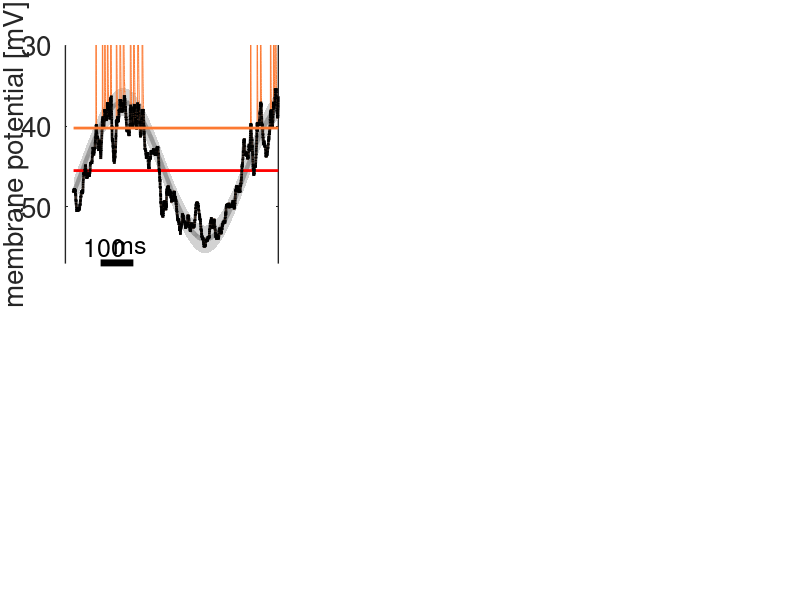

Recreate this plot in MATLAB. (Note: this script raises an error after producing the figure.)
% script for creating Fig. 7

close all
clearvars
cd(fileparts(which(mfilename)));
addpath('../functions/');

font_size = 20;
ABC_size = 30;
math_size = 21;

yellow = [255 215 0]/255;
red = [1 .3 .3];
white = [1 1 1];
cell_color = [30 144 255]/255;
grey = [.84 .84 .84];

mpdistColor = [127 127 127]/255;
spikeColor = 0.66*red+0.33*yellow;

legendColor = [1 0 .0];
light_orange = 0.33*mpdistColor+0.66*white;
firingrateColor = [0 0 0];
firingratefitColor = [.5 .5 .5];

width_A = 280;
width_B = 250;
gapx1 = 170;
height_up = 150;
height_dn = 80;
gapy1 = 35;
gapy2plus = 20;
height_B = height_dn+gapy1+height_up+gapy2plus;
gapx2 = 105;
width_C = (width_A+gapx1+width_B-gapx2)/2;
width_Cplus = 25;
height_C = 250;
gapy2 = 120;
gapx3 = 40;
width_legend = 225;
legend_yshift = 20;
mtop = 58;
mbottom = 70;
mright = 0;
mleft = 87;
figure_width = mleft+width_A+gapx1+width_B+gapx3+width_legend+mright;
figure_height = mbottom+height_B+gapy2+height_C+mtop;
set(gcf,'unit','pixel','position',[0 0 figure_width figure_height])
set(gcf,'color','white')

% panel A

axes_position = [mleft mbottom+height_C+gapy2 width_A height_B];
axes('unit','pixel','position',axes_position)
set(gca,'FontName','Helvetica','fontsize',font_size,'linewidth',1)

plot([])
hold on

% load raw membrane potential data for illustration
load('MP_data_for_illustration.mat','u_raw','u_gen')

NC = 6; % number of cycles
TC = 0.5; % time duration of a single cycle
ST = NC*TC; % time duration of the stimulus
L = length(u_raw);
dt = ST/(L-1);
time = 0:dt:ST;
k = 1.25;
t1 = 0.325;
n1 = round(t1/dt)+1;
nk = round(k*TC/dt);
n2 = n1+nk;

A = 8.5;
xx = time(n1:n2);
DC = mean(u_gen(n1:n2));
yy = DC+A*sin(2*pi*xx/TC+1.87);

error = u_gen(n1:n2)'-yy;
lower_error = error(yy < DC);
error_std = std(lower_error);

fill([time(n1:n2),fliplr(time(n1:n2))],[yy+error_std,fliplr(yy-error_std)],light_orange,'edgecolor','none')

plot(xx,yy,'color',mpdistColor,'linewidth',3)
plot([time(n1) time(n2)],[DC DC],'linestyle','-','color',legendColor,'linewidth',2)

plot(time(n1:n2),u_raw(n1:n2),'color',spikeColor)
plot(time(n1:n2),u_gen(n1:n2),'k','linewidth',2)

set(gca,'linewidth',1,'FontName','Helvetica','fontsize',font_size)
set(gca,'xcolor','w')
set(gca,'xlim',[t1-0.025 t1+k*TC])
set(gca,'ylim',[-57 -30],'ytick',-100:10:0)

ylab = ylabel('membrane potential [mV]','FontName','Helvetica','fontsize',font_size);
set(ylab, 'position', get(ylab,'position')-[0.01,0,0]);

threshold = -40.2429; % [mV]

plot([time(n1) time(n2)],[threshold threshold],'linestyle','-','color',spikeColor,'linewidth',2)

tunit = 100/1000;
thalf = (t1+t1+k*TC)/2;
shift = -180/1000;
line([thalf-tunit/2 thalf+tunit/2]+shift,[min(u_gen) min(u_gen)],'linewidth',5,'color','k')
text(thalf+shift-0.038,min(u_gen)+2.0,'100','Fontname','Helvetica','fontsize',math_size-3,'horizontalalignment','center')
text(thalf+shift+0.040,min(u_gen)+2.0,'ms','Fontname','Helvetica','fontsize',math_size-3,'horizontalalignment','center')

arrow_x = t1+k*TC+0.025;
arrow([arrow_x DC],[arrow_x DC+A],'Color',legendColor,'width',2,'tipangle',27,'length',11.5)
arrow([arrow_x DC],[arrow_x DC-A],'Color',legendColor,'width',2,'tipangle',27,'length',11.5)

text(arrow_x+0.035,DC,'2','FontName','Helvetica','fontsize',math_size,'horizontalalignment','center','color',legendColor)
text(arrow_x+0.065,DC,'u','FontName','Helvetica','fontsize',math_size,'horizontalalignment','center','color',legendColor)
text(arrow_x+0.105,DC-0.46,'AC','FontName','Helvetica','fontsize',math_size-6,'horizontalalignment','center','color',legendColor)

arrow_x = thalf+0.09;
arrow_y = DC-A;
arrow_length = 12;
arrow([arrow_x arrow_y+2.6*error_std],[arrow_x arrow_y+error_std],'Color',legendColor,'width',2,'tipangle',27,'length',11.5)
arrow([arrow_x arrow_y-2.5*error_std],[arrow_x arrow_y-error_std],'Color',legendColor,'width',2,'tipangle',27,'length',11.5)

text(arrow_x+0.044,arrow_y-1.75*error_std,'$$\pm$$','FontName','Helvetica','fontsize',math_size,'interpreter','LaTex','horizontalalignment','center','color',legendColor)
text(arrow_x+0.088,arrow_y-1.71*error_std,'$$\sigma$$','FontName','Helvetica','fontsize',math_size+5,'interpreter','LaTex','horizontalalignment','center','color',legendColor)

label_x = thalf+0.025;
yshift = 1.55;

text(label_x+0.045,threshold+yshift,'u','FontName','Helvetica','fontsize',math_size,'horizontalalignment','center','color',legendColor)
text(label_x+0.077,threshold+yshift-0.46,'th','FontName','Helvetica','fontsize',math_size-6,'horizontalalignment','center','color',legendColor)

text(label_x+0.045,DC+yshift,'u','FontName','Helvetica','fontsize',math_size,'horizontalalignment','center','color',legendColor)
text(label_x+0.087,DC+yshift-0.47,'DC','FontName','Helvetica','fontsize',math_size-6,'horizontalalignment','center','color',legendColor)

text(-0.233,1.125,'A','fontname','Helvetica','fontweight','bold','fontsize',ABC_size,'units','normalized')

% panel B dn (histograms)

axes_position = [mleft+width_A+gapx1 mbottom+height_C+gapy2+gapy2plus width_B height_dn];
axes('unit','pixel','position',axes_position)
set(gca,'FontName','Helvetica','fontsize',font_size,'linewidth',1)

tbin_ms = 10;
thin_line = 1.5;
thick_line = 3;
dt = 8.0550e-05;

% load spike counting data for illustration
load('SP_data_for_illustration.mat','dt','umin','umax','du','UBIN_CENTERS','tbin','nbin','U_HIST','SP1_HIST')

plot([])
hold on

normhist_U = U_HIST/sum(U_HIST);
normhist_SP1 = SP1_HIST/sum(SP1_HIST);

xx = [UBIN_CENTERS-du/2,UBIN_CENTERS(end)+du/2]; xx = [xx;xx]; xx = xx(:);

yy = [normhist_U;normhist_U]; yy = yy(:); yy = [0;yy;0];
p1 = area(xx,yy,'faceColor',mpdistColor,'edgecolor',mpdistColor,'linewidth',2);
set(p1,'facealpha',.2) 

yy_sp1 = [normhist_SP1;normhist_SP1]; yy_sp1 = yy_sp1(:); yy_sp1 = [0;yy_sp1;0];
p2 = area(xx(40:62),yy_sp1(40:62),'faceColor',spikeColor,'edgecolor',spikeColor,'linewidth',2);
set(p2,'facealpha',.2)

xmin = -62;
xmax = -33;
xlim([xmin xmax]);
ymax = 1.1*max(max(normhist_U),max(normhist_SP1));
ylim([0 ymax]);
set(gca,'ytick',[])

xlabel('membrane potential [mV]','FontName','Helvetica','fontsize',font_size)
text(-67.55,-0.01,'normalized','FontName','Helvetica','fontsize',font_size,'rotation',90)
text(-64.9,0.045,'counts','FontName','Helvetica','fontsize',font_size,'rotation',90)

threshold = -44.8730;

plot([threshold threshold],[0 ymax],'color',spikeColor,'linewidth',2,'linestyle','-');

% panel gap

axes_position = [mleft+width_A+gapx1 mbottom+height_C+gapy2+height_dn+gapy2plus width_B gapy1];
axes('unit','pixel','position',axes_position)
set(gca,'FontName','Helvetica','fontsize',font_size,'linewidth',1)

plot([threshold threshold],[0 1],'color',spikeColor,'linewidth',2,'linestyle','-');

xmin = -62;
xmax = -33;
xlim([xmin xmax]);

ylim([0 1])

axis off

% panel B up

axes_position = [mleft+width_A+gapx1 mbottom+height_C+gapy2+height_dn+gapy1+gapy2plus width_B height_up];
axes('unit','pixel','position',axes_position)
set(gca,'FontName','Helvetica','fontsize',font_size,'linewidth',1)

plot([])
hold on

FRNL = SP1_HIST./U_HIST/tbin;
FRNL_max = max(FRNL);

FRNL(U_HIST<30) = NaN;

FRNL_ERR = sqrt(SP1_HIST.*(U_HIST-SP1_HIST)./U_HIST)./U_HIST/tbin;
FRNL_ERR(U_HIST<30) = NaN;
FRNL_ERR = 2*FRNL_ERR;

kappa_values = [1 2];
prefactor_values = [];
for k = 1:length(kappa_values)
    unnorm_R = (UBIN_CENTERS-threshold).^kappa_values(k);
    unnorm_R(UBIN_CENTERS < threshold) = 0;
    prefactor_values(end+1) = sum(SP1_HIST)/tbin/sum(U_HIST.*unnorm_R); 
end
 
xmin = -62;
xmax = -33;
xlim([xmin xmax]);
set(gca,'xticklabel',[])

ymax = 100;
ylim([0 ymax]);
set(gca,'ytick',0:25:ymax)

ylabel(' firing rate [Hz]','FontName','Helvetica','fontsize',font_size)

F1 = FRNL-FRNL_ERR;
F2 = FRNL+FRNL_ERR;
F1 = F1(6:28);
F2 = F2(6:28);
UU = UBIN_CENTERS(6:28);
p3 = fill([UU,fliplr(UU)],[F1,fliplr(F2)],[.75 .75 .75],'edgecolor','none');
set(p3,'facealpha',.5)

xxx = linspace(xmin,xmax,100);
for k = 1:length(kappa_values)
    kappa = kappa_values(k);
    prefactor = prefactor_values(k);
    yyy = prefactor*(xxx-threshold).^kappa;
    yyy(xxx < threshold) = 0;
    plot(xxx,yyy,'color',legendColor,'linewidth',thin_line,'linestyle','-')
end

plot(UBIN_CENTERS,FRNL,'color',firingrateColor,'linewidth',thick_line,'linestyle','-')

plot([threshold threshold],[0 ymax],'color',spikeColor,'linewidth',2,'linestyle','-');

text(threshold-0.8,ymax+11,'u','FontName','Helvetica','fontsize',math_size,'horizontalalignment','center','color',spikeColor)
text(threshold+0.85,ymax+8,'th','FontName','Helvetica','fontsize',math_size-6,'horizontalalignment','center','color',spikeColor)

text(-35,ymax+10,'$$\kappa_1$$','FontName','Helvetica','fontsize',math_size,'interpreter','LaTex','horizontalalignment','center','color',legendColor)
text(-38.5,ymax+10,'$$\kappa_2$$','FontName','Helvetica','fontsize',math_size,'interpreter','LaTex','horizontalalignment','center','color',legendColor)

text(-0.345,1.22,'B','fontname','Helvetica','fontweight','bold','fontsize',ABC_size,'units','normalized')

% panel C

axes_position = [mleft mbottom width_C+width_Cplus height_C];
axes('unit','pixel','position',axes_position)
set(gca,'FontName','Helvetica','fontsize',font_size,'linewidth',1)

plot([])
hold on

% load neural data fitting results
load('c100_segments.mat');

xrange = [0 0.6];
yrange = [0 0.95];

load('results.mat');

DC_c100 = [-46.7742556175103;-42.3531879290987;-47.2701417902820;-36.9291760170919];

DC_values = DC_c100;
AC_values = zeros(1,4);
noise_values = zeros(1,4);
nonlinth_values = zeros(1,4);

for n = 1:4
    cell_AC = [];
    cell_noise = [];
    for i = 1:length(segment)
        if segment(i).cell_index == n  
            cell_AC = [cell_AC segment(i).sinfit_AC];
            cell_noise = [cell_noise segment(i).lowernoise_20ms];
            cell_nonlinth = segment(i).nonlinth;
        end
    end
    AC_values(n) = max(cell_AC);
    noise_values(n) = mean(cell_noise);
    nonlinth_values(n) = cell_nonlinth;
end

hold on
set(gca,'FontName','Helvetica','fontsize',font_size)
set(gca,'xlim',xrange,'ylim',yrange,'fontsize',font_size,'linewidth',1.5)

title({'representational untangling',''})

V0 = -60; V1 = 12;

sigma_values = 1.5:0.5:7;

load('kappa12_ranges_data.mat','THMIN90','THMAX90')

y1 = THMIN90(1,:);
y2 = THMAX90(2,:);
fill([sigma_values,fliplr(sigma_values)]/V1,[y1-V0,fliplr(y2)-V0]/V1,grey,'edgecolor','none')
set(gca,'layer','top') 

for n = 1:4
    x = noise_values(n)/AC_values(n);
    y = (nonlinth_values(n)-DC_values(n))/AC_values(n);
    scatter(x,y,200,cell_color,'filled')
end

xlabel('noise-to-signal ratio','FontName','Helvetica','fontsize',font_size)
ylab = ylabel('normalized threshold','FontName','Helvetica','fontsize',font_size)
set(ylab, 'position', get(ylab,'position')-[0.01,0,0]);

text(-0.205,1.175,'C','fontname','Helvetica','fontweight','bold','fontsize',ABC_size,'units','normalized')

axes_position = [mleft+0.15*width_C mbottom+0.7*height_C 0.4*width_C 0.3*height_C];
axes('unit','pixel','position',axes_position)
set(gca,'FontName','Helvetica','fontsize',font_size,'linewidth',1)

hold on
fill([sigma_values,fliplr(sigma_values)]/V1,[y1-V0,fliplr(y2)-V0]/V1,grey,'edgecolor','none')
set(gca,'xlim',[0 .6],'xtick',0:.1:.6,'xticklabel',[])
set(gca,'ylim',[-2 3],'ytick',-2:1:3,'yticklabel',[])
set(gca,'layer','top')

text(-0.03,-2,'-2','fontname','Helvetica','fontsize',13,'HorizontalAlignment','right')
text(-0.03,0,'0','fontname','Helvetica','fontsize',13,'HorizontalAlignment','right')
text(-0.03,3,'3','fontname','Helvetica','fontsize',13,'HorizontalAlignment','right')
text(0.1,-2.6,'0.1','fontname','Helvetica','fontsize',13,'HorizontalAlignment','center')
text(0.6,-2.6,'0.6','fontname','Helvetica','fontsize',13,'HorizontalAlignment','center')

all_points = 0;
grey_region = 0;

for i1 = 1:4
DC = DC_values(i1);
for i2 = 1:4
AC = AC_values(i2);
for i3 = 1:4
noise = noise_values(i3);
for i4 = 1:4
nonlinth = nonlinth_values(i4);
x = noise/AC;
y = (nonlinth-DC)/AC;
if ~((i1 == i2) && (i2 == i3) && (i3 == i4))
    if x < 0.6
        scatter(x,y,5,'k','filled')
        all_points = all_points+1;
        [~,closest] = min(abs(x-sigma_values/V1));
        if ((y1(closest)-V0)/V1 <= y) && (y <= (y2(closest)-V0)/V1)
           grey_region = grey_region+1;
        end
    end
end
end
end
end
end

% panel D

load('script_2d_Bayes_MP_data','noise_values','FC_OPT','K')
Bayes_noise_values = noise_values;
Bayes_MPFC = FC_OPT;
Bayes_MPFC(1:3) = 1;
Bayes_MPFC90 = 1/K+.9*(Bayes_MPFC-1/K);
TH90 = NaN*noise_values;
noise_strings = {'1d8','2d4','3d0','3d6','4d2','4d8','5d4','6d0','6d6','7d2','7d8'};
for i = 1:length(noise_values)
    load(sprintf('script_2d_Bayes_noise%smV_data.mat',noise_strings{i}),'thresholds','FC_OPT')
    
    fprintf('noise = %gmV, OPT FC MAX = %g, level90 = %g, scan range: [%g,%g]\n',noise_values(i),Bayes_MPFC(i),Bayes_MPFC90(i),FC_OPT(1),FC_OPT(end))
    
    for j = 1:length(thresholds)
        if FC_OPT(j) < Bayes_MPFC90(i)
            threshold1 = thresholds(j-1);
            threshold2 = thresholds(j);
            fc1 = FC_OPT(j-1);
            fc2 = FC_OPT(j);
            TH90(i) = threshold1+(threshold2-threshold1)*(fc1-Bayes_MPFC90(i))/(fc1-fc2);
            break
        end
    end
end

axes_position = [mleft+width_C+gapx2 mbottom width_C+width_Cplus height_C];
axes('unit','pixel','position',axes_position)
set(gca,'FontName','Helvetica','fontsize',font_size,'linewidth',1)

plot([])
hold on

% load neural data fitting results
load('c100_segments.mat');

xrange = [0 0.6];
yrange = [0 0.95];

load('results.mat');

DC_c100 = [-46.7742556175103;-42.3531879290987;-47.2701417902820;-36.9291760170919];

DC_values = DC_c100;
AC_values = zeros(1,4);
noise_values = zeros(1,4);
nonlinth_values = zeros(1,4);

for n = 1:4
    cell_AC = [];
    cell_noise = [];
    for i = 1:length(segment)
        if segment(i).cell_index == n  
            cell_AC = [cell_AC segment(i).sinfit_AC];
            cell_noise = [cell_noise segment(i).lowernoise_20ms];
            cell_nonlinth = segment(i).nonlinth;
        end
    end
    AC_values(n) = max(cell_AC);
    noise_values(n) = mean(cell_noise);
    nonlinth_values(n) = cell_nonlinth;
end

hold on
set(gca,'FontName','Helvetica','fontsize',font_size)
set(gca,'xlim',xrange,'ylim',yrange,'fontsize',font_size,'linewidth',1.5)

title({'information maximization',''})

V0 = -60; V1 = 12;

sigma_values = 1.5:0.5:7;

load('kappa12_ranges_data.mat','THMIN90','THMAX90')

y1 = 0*Bayes_noise_values-100;
y2 = TH90;
fill([Bayes_noise_values,fliplr(Bayes_noise_values)]/V1,[y1-V0,fliplr(y2)-V0]/V1,grey,'edgecolor','none')
set(gca,'layer','top') 

for n = 1:4
    x = noise_values(n)/AC_values(n);
    y = (nonlinth_values(n)-DC_values(n))/AC_values(n);
    scatter(x,y,200,cell_color,'filled')
end

xlabel('noise-to-signal ratio','FontName','Helvetica','fontsize',font_size)

text(-0.113,1.175,'D','fontname','Helvetica','fontweight','bold','fontsize',ABC_size,'units','normalized')

axes_position = [mleft+width_C+gapx2+0.15*width_C mbottom+0.7*height_C 0.4*width_C 0.3*height_C];
axes('unit','pixel','position',axes_position)
set(gca,'FontName','Helvetica','fontsize',font_size,'linewidth',1)

hold on
fill([Bayes_noise_values,fliplr(Bayes_noise_values)]/V1,[y1-V0,fliplr(y2)-V0]/V1,grey,'edgecolor','none')
set(gca,'xlim',[0 .6],'xtick',0:.1:.6,'xticklabel',[])
set(gca,'ylim',[-2 3],'ytick',-2:1:3,'yticklabel',[])
set(gca,'layer','top')

text(-0.03,-2,'-2','fontname','Helvetica','fontsize',13,'HorizontalAlignment','right')
text(-0.03,0,'0','fontname','Helvetica','fontsize',13,'HorizontalAlignment','right')
text(-0.03,3,'3','fontname','Helvetica','fontsize',13,'HorizontalAlignment','right')
text(0.1,-2.6,'0.1','fontname','Helvetica','fontsize',13,'HorizontalAlignment','center')
text(0.6,-2.6,'0.6','fontname','Helvetica','fontsize',13,'HorizontalAlignment','center')

all_points = 0;
grey_region = 0;

for i1 = 1:4
DC = DC_values(i1);
for i2 = 1:4
AC = AC_values(i2);
for i3 = 1:4
noise = noise_values(i3);
for i4 = 1:4
nonlinth = nonlinth_values(i4);
x = noise/AC;
y = (nonlinth-DC)/AC;
if ~((i1 == i2) && (i2 == i3) && (i3 == i4))
    if x < 0.6
        scatter(x,y,8,'k','filled')
        all_points = all_points+1;
        [~,closest] = min(abs(x-Bayes_noise_values/V1));
        if y <= (TH90(closest)-V0)/V1
           grey_region = grey_region+1;
        end
    end
end
end
end
end
end

% legend

axes_position = [mleft+width_A+gapx1+width_B+gapx3 mbottom+legend_yshift width_legend height_C];
axes('unit','pixel','position',axes_position)
set(gca,'FontName','Helvetica','fontsize',font_size,'linewidth',1)
plot([0 1],[0 .7],'w')
hold on
xlim([0 1])
ylim([0 .7])
axis off

legend_x0 = 0.065; 
scatter(0,.68,200,cell_color,'filled')
text(legend_x0,.685,'measured parameters','fontname','Helvetica','fontsize',font_size-5)
scatter(0,.61,20,'k','filled')
text(legend_x0,.615,'permuted parameters','fontname','Helvetica','fontsize',font_size-5)
scatter(0,.54,200,'s','filled','MarkerFaceColor',grey)
text(legend_x0,.545,'robust performance regime','fontname','Helvetica','fontsize',font_size-5)

set(gcf,'PaperPositionMode','auto','papersize',[37.5 28]);
print(gcf,'Fig7','-dpdf','-r0')
saveas(gcf,sprintf('%s.png',mfilename));

all_points
grey_region